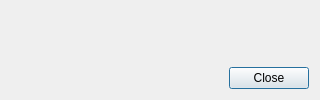
<?xml version="1.0" encoding="UTF-8"?>
<ui version="4.0"><class>PrefabMessageDialog</class>
 <widget class="QDialog" name="PrefabMessageDialog"><property name="windowTitle"><string>Prefab</string></property><property name="minimumSize"><size><width>320</width><height>0</height></size></property><layout class="QVBoxLayout" name="mainLayout">
 <item><widget class="QLabel" name="messageLabel"><property name="text"><string/></property><property name="wordWrap"><bool>true</bool></property><property name="textFormat"><enum>Qt::PlainText</enum></property></widget></item>
 <item><widget class="QDialogButtonBox" name="buttonBox"><property name="standardButtons"><set>QDialogButtonBox::Close</set></property></widget></item>
 </layout></widget><resources/><connections/>
</ui>
